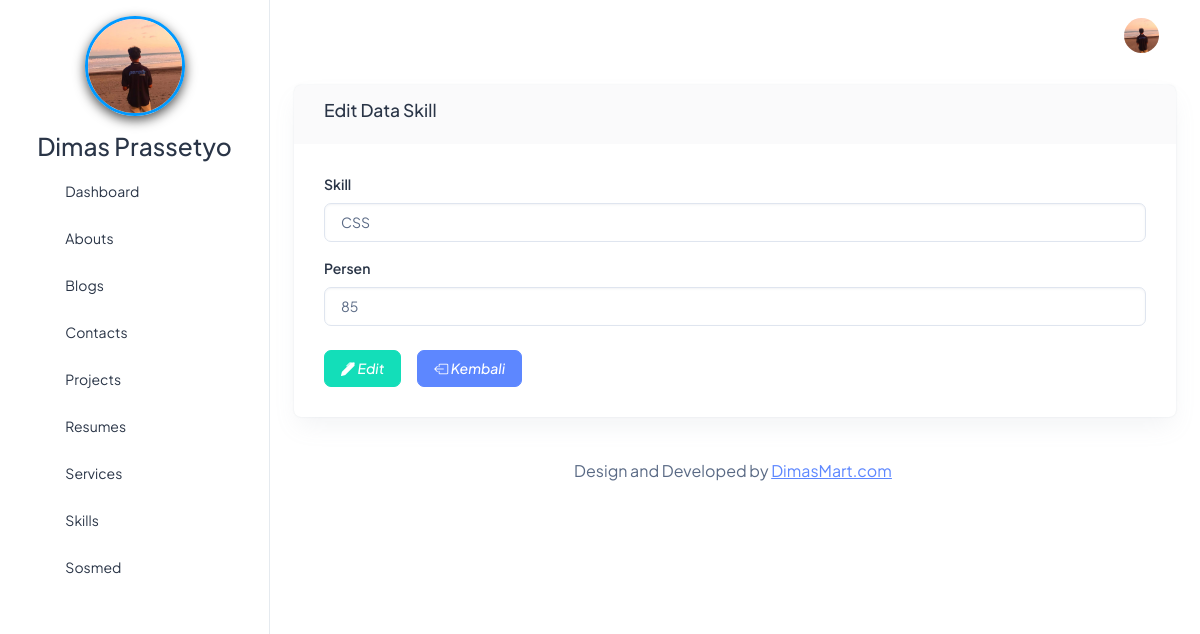
The app's page /beckend/pages/skill/edit.php?id=2 with its own data.
### tables this page shows
CREATE TABLE `abouts` (
  `id` bigint NOT NULL,
  `name` varchar(255) NOT NULL,
  `born` date NOT NULL,
  `address` text NOT NULL,
  `zip_code` int NOT NULL,
  `email` varchar(255) NOT NULL,
  `phone` varchar(255) NOT NULL,
  `total_project` int NOT NULL,
  `work` varchar(255) NOT NULL,
  `image` text NOT NULL,
  `description` text NOT NULL
);

CREATE TABLE `skills` (
  `id` bigint NOT NULL,
  `skill` varchar(255) NOT NULL,
  `percent` int NOT NULL
);

### beckend/action/skill/show.php (called while the page is built, shortened)
<?php
$id = $_GET['id'];
$qSelect = "SELECT * FROM skills WHERE id='$id'";
$result = mysqli_query($connect, $qSelect) or die(mysqli_error($connect));
$skill = $result->fetch_object();

### beckend/pages/skill/edit.php (the view)
<?php
include '../../partials/header.php';
include '../../partials/sidebar.php';
include '../../partials/navbar.php';
?>
<div class="row">
    <div class="col-12">
        <div class="card">
            <div class="card-header">
                <h5>
                    Edit Data Skill
                </h5>
            </div>
            <div class="card-body">
                <?php
                include '../../action/skill/show.php';
                ?>
                <form action="../../action/skill/update.php?id=<?= $skill->id ?>" method="POST" enctype="multipart/form-data">
                    <div class="mb-3">
                        <label for="skillInput" class="form-label">Skill</label>
                        <input type="text" name="skill" id="iconInput" class="form-control" placeholder="Masukkan skil anda..." required value="<?= $skill->skill ?>">
                    </div>
                    <div class="mb-3">
                        <label for="percentInput" class="form-label">Persen</label>
                        <input type="number" name="percent" min="0" max="100" id="percentInput" class="form-control" placeholder="Masukkan icon social media..." required value="<?= $skill->percent ?>">
                    </div>
                    <div class="d-flex gap-3 mt-4">
                        <button type="submit" class="btn btn-success" name="tombol"><i class="bi bi-pen-fill"> Edit</i></button>
                        <a href="./index.php" class="btn btn-primary"><i class="bi bi-box-arrow-left"> Kembali</i></a>
                    </div>
                </form>
            </div>
        </div>
    </div>
</div>
<?php
include '../../partials/footer.php';
include '../../partials/script.php';
?>

### beckend/partials/sidebar.php (shortened to what this page needs)
<?php
$qAbouts = "SELECT * FROM abouts";
$result = mysqli_query($connect, $qAbouts) or die(mysqli_error($connect));
$item = $result->fetch_object();
?>
<body>
  <div class="page-wrapper" id="main-wrapper" data-layout="vertical" data-navbarbg="skin6" data-sidebartype="full"
    data-sidebar-position="fixed" data-header-position="fixed">
    <aside class="left-sidebar">
      <div>
        <div>
          <div class="brand-logo">
            <div class="w-100 d-flex flex-column align-items-center justify-content-center" style="padding:16px 0;">
              <a href="#" class="text-nowrap logo-img">
                <img src="../../../storages/about/<?= $item->image ?>" alt="Gambar" width="100" height="100" alt="" style="border-radius:50%; object-fit:cover; box-shadow:0 4px 12px rgba(0,0,0,0.69); border:3px solid #0099ff; display:block; margin:auto;">
              </a>
            </div>
            <div class="h3 text-center">
              <?= $item->name ?>
            </div>
          </div>
          <nav class="sidebar-nav scroll-sidebar" data-simplebar="">
            <ul id="sidebarnav">
              <li class="sidebar-item">
                <a class="sidebar-link" href="../dashboard/index.php" aria-expanded="false">
                  <span>
                    <i class="ti ti-layout-dashboard"></i>
                  </span>
                  <span class="hide-menu">Dashboard</span>
                </a>
              </li>
              <li class="sidebar-item">
                <a class="sidebar-link" href="../about/index.php" aria-expanded="false">
                  <span>
                    <i class="ti ti-info-square"></i>
                  </span>
                  <span class="hide-menu">Abouts</span>
                </a>
              </li>
              <li class="sidebar-item">
                <a class="sidebar-link" href="../blog/index.php" aria-expanded="false">
                  <span>
                    <i class="ti ti-pencil"></i>
                  </span>
                  <span class="hide-menu">Blogs</span>
                </a>
              </li>
              <li class="sidebar-item">
                <a class="sidebar-link" href="../contact/index.php" aria-expanded="false">
                  <span>
                    <i class="ti ti-phone"></i>
                  </span>
                  <span class="hide-menu">Contacts</span>
                </a>
              </li>
              <li class="sidebar-item">
                <a class="sidebar-link" href="../project/index.php" aria-expanded="false">
                  <span>
                    <i class="ti ti-apps"></i>
                  </span>
                  <span class="hide-menu">Projects</span>
                </a>
              </li>
              <li class="sidebar-item">
                <a class="sidebar-link" href="../resume/index.php" aria-expanded="false">
                  <span>
                    <i class="ti ti-file-text"></i>
                  </span>
                  <span class="hide-menu">Resumes</span>
                </a>
              </li>
              <li class="sidebar-item">
                <a class="sidebar-link" href="../service/index.php" aria-expanded="false">
                  <span>
                    <i class="ti ti-server"></i>
                  </span>
                  <span class="hide-menu">Services</span>
                </a>
              </li>
              <li class="sidebar-item">
                <a class="sidebar-link" href="../skill/index.php" aria-expanded="false">
                  <span>
                    <i class="ti ti-tools"></i>
                  </span>
                  <span class="hide-menu">Skills</span>
                </a>
              </li>
              <li class="sidebar-item">
                <a class="sidebar-link" href="../socmed/index.php" aria-expanded="false">
                  <span>
                    <i class="ti ti-brand-instagram"></i>
                  </span>
                  <span class="hide-menu">Sosmed</span>
                </a>
              </li>
            </ul>
          </nav>
        </div>
    </aside>

### beckend/partials/navbar.php (shortened to what this page needs)
<?php
$qAbouts = "SELECT * FROM abouts";
$result = mysqli_query($connect, $qAbouts) or die(mysqli_error($connect));
$item = $result->fetch_object();
?>
    <div class="body-wrapper">
      <header class="app-header">
        <nav class="navbar navbar-expand-lg navbar-light">
          <div class="navbar-collapse justify-content-end px-0" id="navbarNav">
            <ul class="navbar-nav flex-row ms-auto align-items-center justify-content-end">
              <li class="nav-item dropdown">
                <a class="nav-link nav-icon-hover" href="javascript:void(0)" id="drop2" data-bs-toggle="dropdown"
                  aria-expanded="false">
                  <img src="../../../storages/about/<?= $item->image ?>" alt="" width="35" height="35" class="rounded-circle">
                </a>
              </li>
            </ul>
          </div>
        </nav>
      </header>
      <div class="container-fluid">

### records on screen
abouts: image (picture), name "Dimas Prassetyo"
skills: skill "CSS", percent "85"
